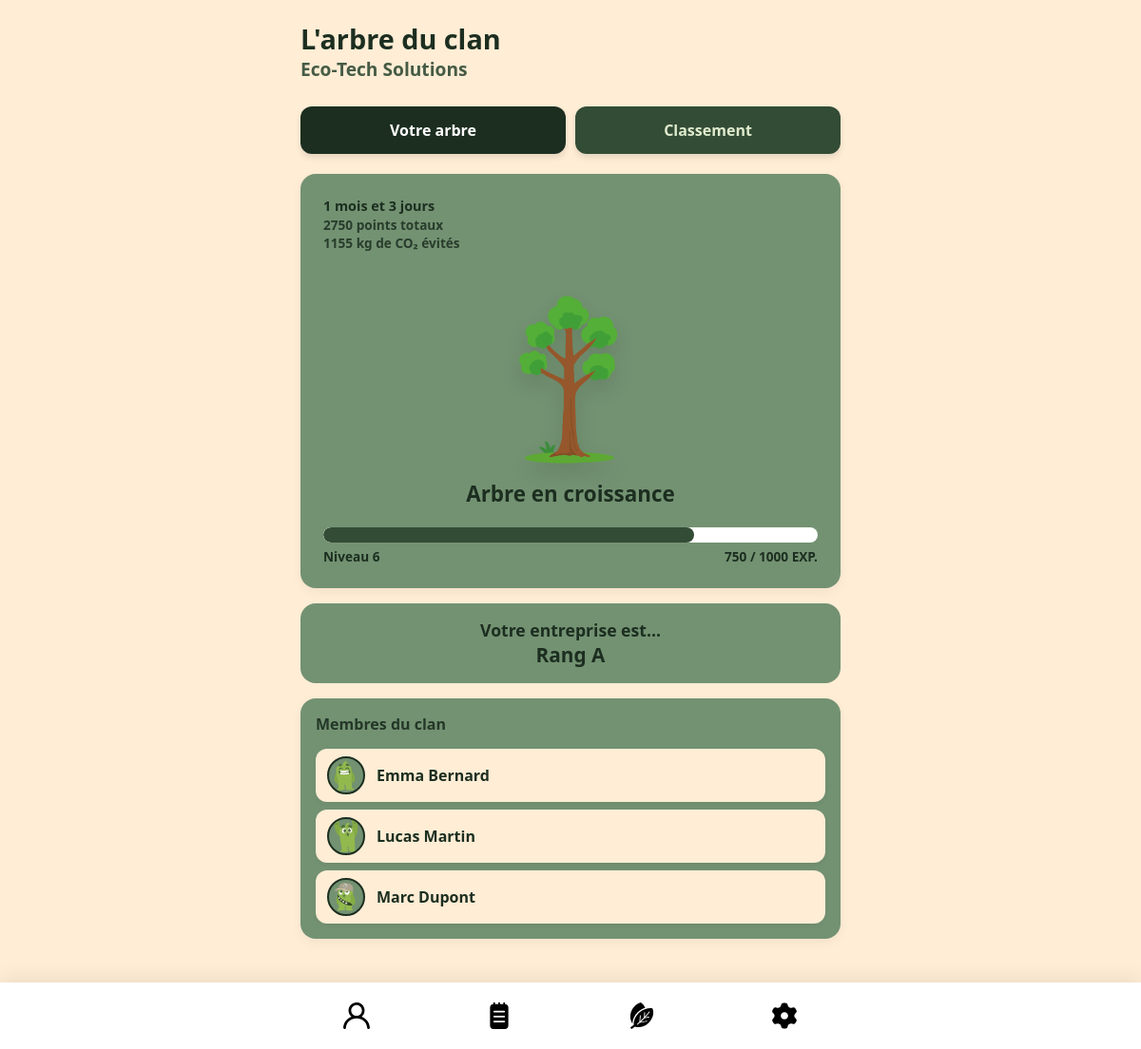
Screenshot of /company.php with the database file from the repository.
### tables this page shows
CREATE TABLE `company` (
  `id` int(11) NOT NULL,
  `companyname` varchar(100) NOT NULL,
  `xp` int(11) NOT NULL,
  `level` int(11) NOT NULL
);

CREATE TABLE `users` (
  `id` int(11) NOT NULL,
  `lastname` varchar(25) NOT NULL,
  `firstname` varchar(25) NOT NULL,
  `email` varchar(50) NOT NULL,
  `password` varchar(100) NOT NULL,
  `verified` tinyint(1) NOT NULL,
  `xp` int(100) NOT NULL,
  `level` int(100) NOT NULL,
  `invitation_status` int(3) NOT NULL,
  `company_id` int(11) NOT NULL,
  `current_avatar_id` int(11) DEFAULT NULL,
  `fav_badge_1` int(11) DEFAULT NULL,
  `fav_badge_2` int(11) DEFAULT NULL,
  `fav_badge_3` int(11) DEFAULT NULL
);

CREATE TABLE `items_catalog` (
  `id` int(11) NOT NULL,
  `name` varchar(255) DEFAULT NULL,
  `image_path` varchar(255) DEFAULT NULL,
  `type` enum('avatar','badge') DEFAULT NULL,
  `level_required` int(11) DEFAULT 0
);

### company.php (the view, shortened to what this page needs)
<?php
include('config.php');
$host = '127.0.0.1';
$db   = 'work4green';
$user = 'root';
$pass = '';
$charset = 'utf8mb4';
$dsn = "mysql:host=$host;dbname=$db;charset=$charset";
$options = [
    PDO::ATTR_ERRMODE            => PDO::ERRMODE_EXCEPTION,
    PDO::ATTR_DEFAULT_FETCH_MODE => PDO::FETCH_ASSOC,
    PDO::ATTR_EMULATE_PREPARES   => false,
];
try {
    $bdd = new PDO($dsn, $user, $pass, $options);
} catch (\PDOException $e) {
    die("Erreur de connexion : " . $e->getMessage());
}
if (!isset($_SESSION['user_id'])) {
    $my_company_id = 1;
} else {
    $user_id = $_SESSION['user_id'];
    $my_company_id = $_SESSION['company_id'];
}
$reqMaBoite = $bdd->prepare("SELECT * FROM company WHERE id = ?");
$reqMaBoite->execute([$my_company_id]);
$ma_boite = $reqMaBoite->fetch();
$nom_entreprise = $ma_boite['companyname'];
$xp_entreprise = $ma_boite['xp'];
$niveau_entreprise = $ma_boite['level'];
$xp_par_niveau = 1000;
$progression = $xp_entreprise % $xp_par_niveau;
$pourcentage = ($progression / $xp_par_niveau) * 100;
$image_stade_1 = "./Images/arbre1.png";
$image_stade_2 = "./Images/arbre2.png";
$image_stade_3 = "./Images/arbre3.png";
$image_arbre_actuelle = $image_stade_1;
$nom_stade_arbre = "Jeune pousse";
if ($niveau_entreprise >= 10) {
    $image_arbre_actuelle = $image_stade_3;
    $nom_stade_arbre = "Arbre ancestral";
} elseif ($niveau_entreprise >= 5) {
    $image_arbre_actuelle = $image_stade_2;
    $nom_stade_arbre = "Arbre en croissance";
}
$reqMonRang = $bdd->prepare("SELECT COUNT(*) + 1 as rang FROM company WHERE xp > ?");
$reqMonRang->execute([$xp_entreprise]);
$resRang = $reqMonRang->fetch();
$mon_rang = $resRang['rang'];
if ($mon_rang <= 3) {
    $rang_lettre = "A";
} elseif ($mon_rang <= 10) {
    $rang_lettre = "B";
} else {
    $rang_lettre = "C";
}
$reqMembres = $bdd->prepare("
    SELECT u.firstname, u.lastname, av.image_path as avatar_img
    FROM users u
    LEFT JOIN items_catalog av ON u.current_avatar_id = av.id
    WHERE u.company_id = ?
    ORDER BY u.firstname ASC
");
$reqMembres->execute([$my_company_id]);
$membres_entreprise = $reqMembres->fetchAll();
$jours_anciennete = "1 mois et 3 jours";
$co2_evite = floor($xp_entreprise * 0.42);
?>
<!DOCTYPE html>
<html lang="fr">
<head>
</head>
<body>
<main class="app-container">
    <header class="page-header">
        <h1>L'arbre du clan</h1>
        <h2><?= htmlspecialchars($nom_entreprise) ?></h2>
    </header>
    <div class="toggle-group">
        <button id="btn-tree" class="toggle-btn active" onclick="switchTab('tree')">Votre arbre</button>
        <button id="btn-leaderboard" class="toggle-btn" onclick="switchTab('leaderboard')">Classement</button>
    </div>
    <section id="view-tree">
        <div class="tree-card">
            <div class="tree-stats">
                <?= $jours_anciennete ?>
                <span><?= $xp_entreprise ?> points totaux</span>
                <span><?= $co2_evite ?> kg de CO₂ évités</span>
            </div>
            <div class="tree-illustration">
                <img src="<?= htmlspecialchars($image_arbre_actuelle) ?>" alt="Stade de l'arbre">
                <div class="tree-name"><?= $nom_stade_arbre ?></div>
            </div>
            <div class="progress-container">
                <div class="progress-wrapper">
                    <div class="progress-fill" style="width: <?= $pourcentage ?>%;"></div>
                </div>
                <div class="progress-labels">
                    <span>Niveau <?= $niveau_entreprise ?></span>
                    <span><?= $progression ?> / <?= $xp_par_niveau ?> EXP.</span>
                </div>
            </div>
        </div>
    </section>
    <div id="view-rank" class="info-card">
        Votre entreprise est...<br>
        <span style="font-size: 1.3rem;">Rang <?= $rang_lettre ?></span>
    </div>
    <div id="view-members" class="tree-card" style="padding: var(--space-md);">
        <h3 class="leaderboard-subtitle" style="margin-bottom: 5px; font-size: 1rem;">Membres du clan</h3>
        <div class="members-grid">
            <?php foreach($membres_entreprise as $membre):
                $avatarSrc = !empty($membre['avatar_img']) ? $membre['avatar_img'] : './Images/perso-03.svg';
            ?>
            <div class="member-row">
                <div class="member-avatar">
                    <img src="<?= htmlspecialchars($avatarSrc) ?>" alt="Avatar">
                </div>
                <div class="member-name">
                    <?= htmlspecialchars($membre['firstname'] . ' ' . $membre['lastname']) ?>
                </div>
            </div>
            <?php endforeach; ?>
        </div>
    </div>
</main>
<nav class="navbar">
    <div class="navbar-inner">
        <a class="nav-icon" href="profile.php"><img src="./Images/profile-1341-svgrepo-com.svg" alt="Profil"></a>
        <a class="nav-icon" href="quests.php"><img src="./Images/notebook-svgrepo-com.svg" alt="Quêtes"></a>
        <a class="nav-icon" href="company.php"><img src="./Images/leaf-eco-svgrepo-com.svg" alt="W4G"></a>
        <a class="nav-icon" href="options.php"><img src="./Images/gear-svgrepo-com.svg" alt="Options"></a>
    </div>
</nav>
</body>
</html>

### company.php (style rules this page uses)
:root { --main: #FFEDD5; --secondary: #334C36; --third: #739272; --dark: #1C2E20; --light: #E0EBCD; --neutral: #FFFFFF; --space-sm: 8px; --space-md: 16px; --space-lg: 24px; --radius-box: 16px; --radius-btn: 12px; }
* { box-sizing: border-box; margin: 0; padding: 0; font-family: system-ui, sans-serif; }
body { background-color: var(--main); color: var(--dark); padding-bottom: 100px; }
.app-container { max-width: 600px; margin: 0 auto; padding: var(--space-md); padding-top: 3vh; display: flex; flex-direction: column; gap: var(--space-md); }
.page-header h1 { font-size: 1.8rem; font-weight: 800; color: var(--dark); line-height: 1.2; }
.page-header h2 { font-size: 1.2rem; font-weight: 600; color: var(--secondary); opacity: 0.9; }
.tree-card { background-color: var(--third); border-radius: var(--radius-box); padding: var(--space-lg); position: relative; color: var(--dark); box-shadow: 0 4px 12px rgba(0,0,0,0.05); }
.info-card { background: var(--third); border-radius: var(--radius-box); padding: var(--space-md); text-align: center; font-weight: bold; font-size: 1.1rem; color: var(--dark); }
.tree-stats { font-weight: bold; font-size: 0.9rem; margin-bottom: 20px; line-height: 1.4; }
.tree-stats span { display: block; opacity: 0.85; font-weight: 600; font-size: 0.85rem; }
.tree-illustration { display: flex; flex-direction: column; align-items: center; justify-content: center; min-height: 200px; margin: 20px 0; }
.tree-illustration img { max-width: 150px; height: auto; filter: drop-shadow(0 10px 10px rgba(0,0,0,0.1)); transition: all 0.3s ease-in-out; }
.tree-name { font-size: 1.4rem; font-weight: bold; margin-top: 15px; text-align: center; color: var(--dark); }
.progress-container { display: flex; flex-direction: column; gap: 5px; }
.progress-labels { display: flex; justify-content: space-between; font-weight: bold; font-size: 0.85rem; color: var(--dark); }
.progress-wrapper { background: var(--neutral); border-radius: 999px; height: 16px; width: 100%; overflow: hidden; }
.progress-fill { height: 100%; background: var(--secondary); border-radius: 999px; transition: width 0.5s ease; }
.toggle-group { display: flex; gap: 10px; margin-top: 10px; margin-bottom: 5px; }
.toggle-btn { flex: 1; padding: 14px; border-radius: var(--radius-btn); font-weight: bold; font-size: 1rem; border: none; cursor: pointer; transition: all 0.2s; background: var(--secondary); color: var(--light); box-shadow: 0 4px 6px rgba(0,0,0,0.1); }
.toggle-btn.active { background: var(--dark); color: var(--neutral); }
.leaderboard-subtitle { font-size: 0.85rem; font-weight: 600; margin-bottom: 20px; opacity: 0.9; color: var(--dark); }
.members-grid { display: flex; flex-direction: column; gap: 8px; margin-top: 15px; }
.member-row { display: flex; align-items: center; gap: 12px; background: var(--main); padding: 8px 12px; border-radius: 12px; box-shadow: 0 2px 5px rgba(0,0,0,0.05); }
.member-avatar { width: 40px; height: 40px; border-radius: 50%; background: var(--third); display: flex; align-items: center; justify-content: center; overflow: hidden; border: 2px solid var(--dark); flex-shrink: 0; }
.member-avatar img { width: 100%; height: 100%; object-fit: cover; }
.member-name { font-weight: bold; font-size: 1rem; color: var(--dark); }
.navbar { position: fixed; bottom: 0; left: 0; width: 100%; background: var(--neutral); box-shadow: 0 -4px 20px rgba(0,0,0,0.08); z-index: 1000; }
.navbar-inner { max-width: 600px; margin: 0 auto; display: flex; justify-content: space-around; align-items: center; height: 70px; }
.nav-icon { padding: 10px; transition: transform 0.2s; display: flex; align-items: center; justify-content: center; }
.nav-icon img { width: 28px; height: 28px; }

### rows the page displays
company: companyname "Eco-Tech Solutions", xp "2750", xp "1155", level "Arbre en croissance", level "6", xp "750"
users: items_catalog.image_path (picture), firstname+lastname "Emma Bernard"
users: items_catalog.image_path (picture), firstname+lastname "Lucas Martin"
users: items_catalog.image_path (picture), firstname+lastname "Marc Dupont"

### other values shown
$jours_anciennete "1 mois et 3 jours"
$xp_par_niveau "1000"
$rang_lettre "A"
